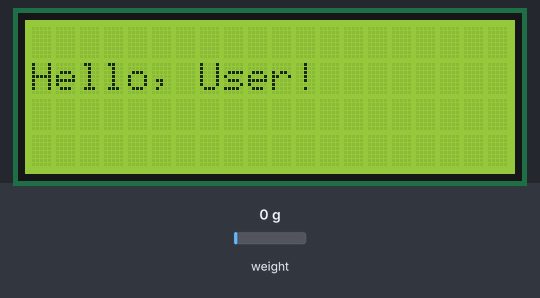
The sketch below on a simulated Arduino Uno, built with avr-gcc and run on an emulated ATmega328P. On the bench: 20×4 character LCD. The test bench sets the inputs (shaded band); at power-on: weight on the scale 0 g.

Above: at 0.2 s.
At 1.3 s:
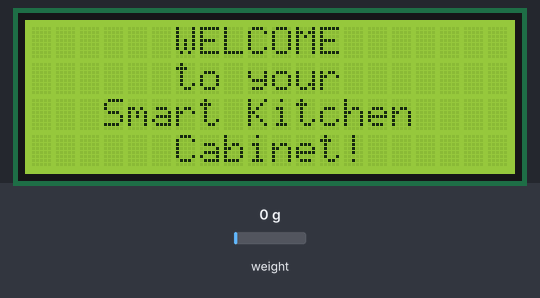
At 3.3 s:
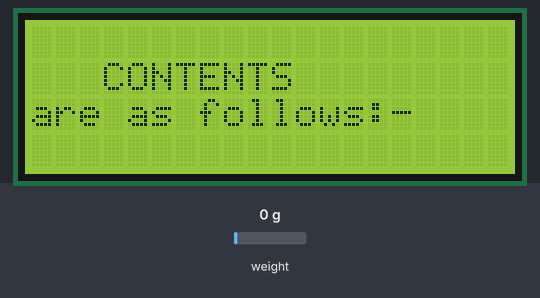
At 10.1 s:
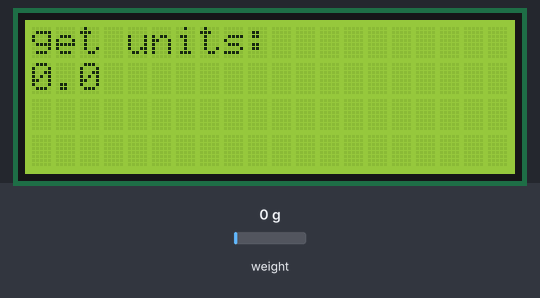
At 20.0 s:
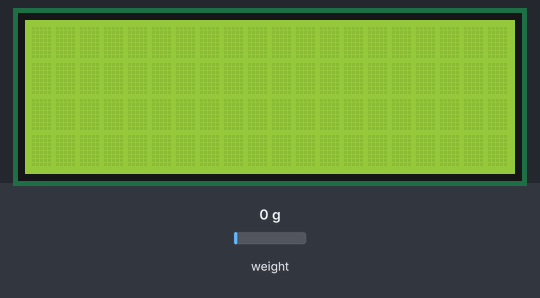
At 21.1 s:
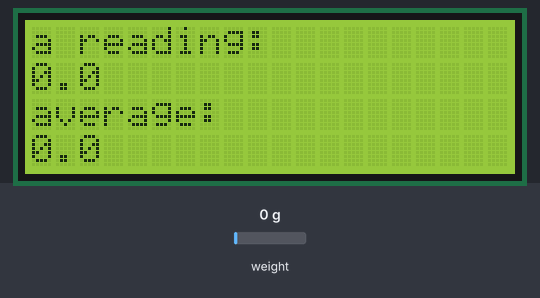

The sketch:

SmartCabinet.ino
```cpp
#include "HX711.h"
#include <Wire.h>
#include <hd44780.h>
#include <hd44780ioClass/hd44780_I2Cexp.h> // include I/O class header

// LCD and scale objects
hd44780_I2Cexp lcd;
HX711 scale;

// HX711 circuit wiring
const int LOADCELL_DOUT_PIN = 7;
const int LOADCELL_SCK_PIN = 6;
const float threshold = 0.50; // Threshold weight in grams

void showMessage(const char* line1 = "", const char* line2 = "", const char* line3 = "", const char* line4 = "", unsigned long wait = 1000) {
    lcd.clear();
    lcd.setCursor(0, 0); lcd.print(line1);
    lcd.setCursor(0, 1); lcd.print(line2);
    lcd.setCursor(0, 2); lcd.print(line3);
    lcd.setCursor(0, 3); lcd.print(line4);
    delay(wait);
    lcd.clear();
}

void setup() {
    // Initialize LCD (20 columns, 4 rows)
    lcd.begin(20, 4);
    lcd.init();
    lcd.backlight();

    // Welcome sequence
    showMessage("", "Hello, User!");
    showMessage("      WELCOME", "      to your", "   Smart Kitchen", "      Cabinet!");
    showMessage("HX711 Demo", "Initializing the scale");
    showMessage("", "   CONTENTS", "are as follows:-");

    // Initialize scale
    scale.begin(LOADCELL_DOUT_PIN, LOADCELL_SCK_PIN);

    // Pre-calibration readings
    showMessage("Before setting up", "the scale:");
    showMessage("read: ", "", "", String(scale.read()).c_str());
    showMessage("read average: ", String(scale.read_average(10)).c_str());
    showMessage("get value: ", String(scale.get_value(3)).c_str());
    showMessage("get units: ", String(scale.get_units(3), 1).c_str());

    // Set scale and tare
    scale.set_scale(2280.f);
    scale.tare();

    // Post-calibration readings
    showMessage("After setting up", "the scale:");
    showMessage("read: ", "", "", String(scale.read()).c_str());
    showMessage("read average: ", String(scale.read_average(10)).c_str());
    showMessage("get value: ", String(scale.get_value(3)).c_str());
    showMessage("get units:", String(scale.get_units(3), 1).c_str());
    showMessage("Readings:");
}

void loop() {
    // Regular readings
    showMessage("a reading:", String(scale.get_units(), 1).c_str(),
                "average:", String(scale.get_units(10), 1).c_str(), 5000);

    float weight = scale.get_units(10); // Get average weight reading
    lcd.clear();
    lcd.setCursor(0, 0);
    lcd.print("Weight: ");
    lcd.print(weight, 1); // Display weight

    lcd.setCursor(0, 1);
    if (weight < threshold) {
        lcd.print("Below Threshold");
    } else {
        lcd.print("Above Threshold");
    }

    delay(1000);
    lcd.clear();
}
```

Measured:
- by itself, everything shown: repeats every 8.2 s, in 4 steps
- what the display in image 1 shows lasts 1.0 s, from 1.2 s to 2.2 s
- what the display in image 4 shows lasts 1.2 s, from 19.9 s to 21.1 s
- what the display in image 5 shows lasts 5.0 s, from 21.1 s to 26.1 s
